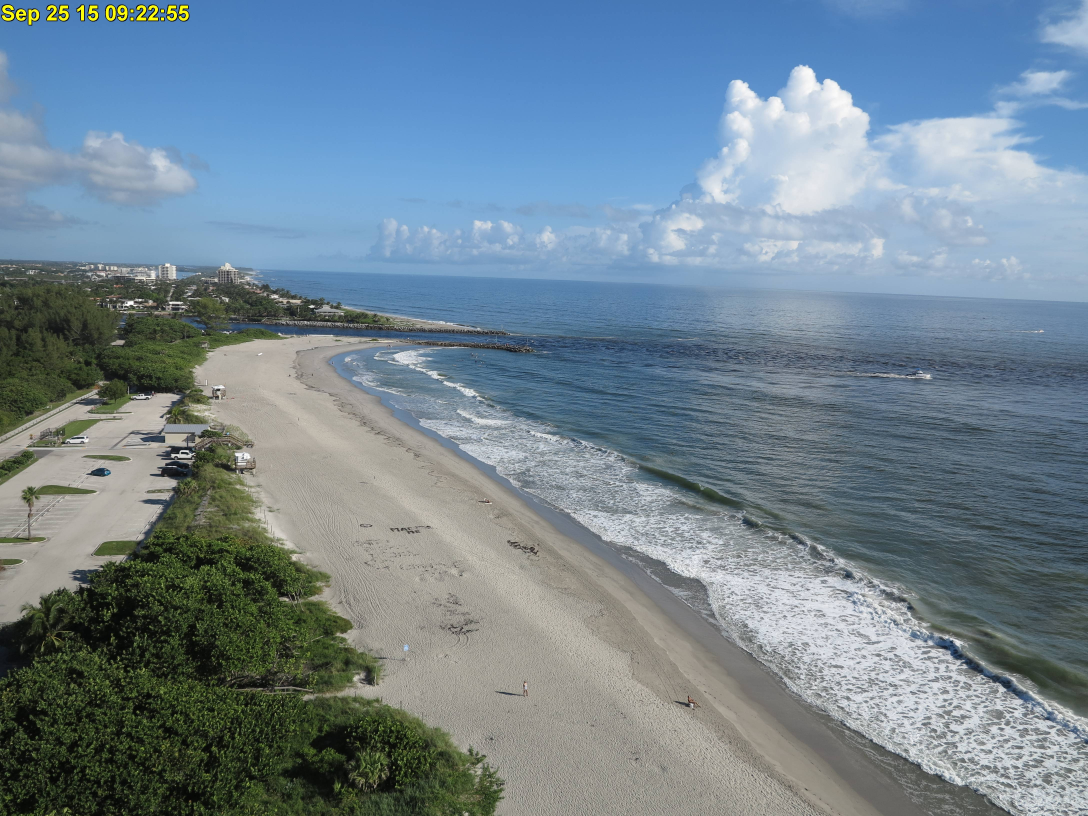
#> input picture yolo_dataset/images/train/s250922w_jpg.rf.s2JZ1VgWg2GKNiAE6BEL.jpg, 4352 x 3264 px, found by its file name (shown at 1/4 size)
$ jupyter execute --allow-errors Jup_Wateronly.ipynb   (shell and % lines are left out)
#> lines starting #> are read from the running program, lines starting #| are printed output that depends on the picture; after the words box and inside, x2 and y2 are one past the last pixel; in counts of white or black regions, pixels touching at a corner belong together
<a href="https://colab.research.google.com/github/AileenLavelle/PBC_Object_Detection/blob/main/Jup_Wateronly.ipynb" target="_parent"></a>

[cell 1]
import os
import json
import numpy as np
import cv2
import matplotlib.pyplot as plt

from sahi.predict import get_sliced_prediction
from sahi import AutoDetectionModel

[cell 2]
def create_polygon_mask_from_points(image_path, polygon_points):
    """
    Create mask from polygon points following the shoreline
    """
    img = cv2.imread(image_path)
#> img is the input picture: shape (3264, 4352, 3); mean B, G, R 145.7, 133, 114.2
    img_rgb = cv2.cvtColor(img, cv2.COLOR_BGR2RGB)

    # Create mask
    mask = np.zeros((img.shape[0], img.shape[1]), dtype=np.uint8)
    polygon = np.array(polygon_points, dtype=np.int32)
    cv2.fillPoly(mask, [polygon], 255)
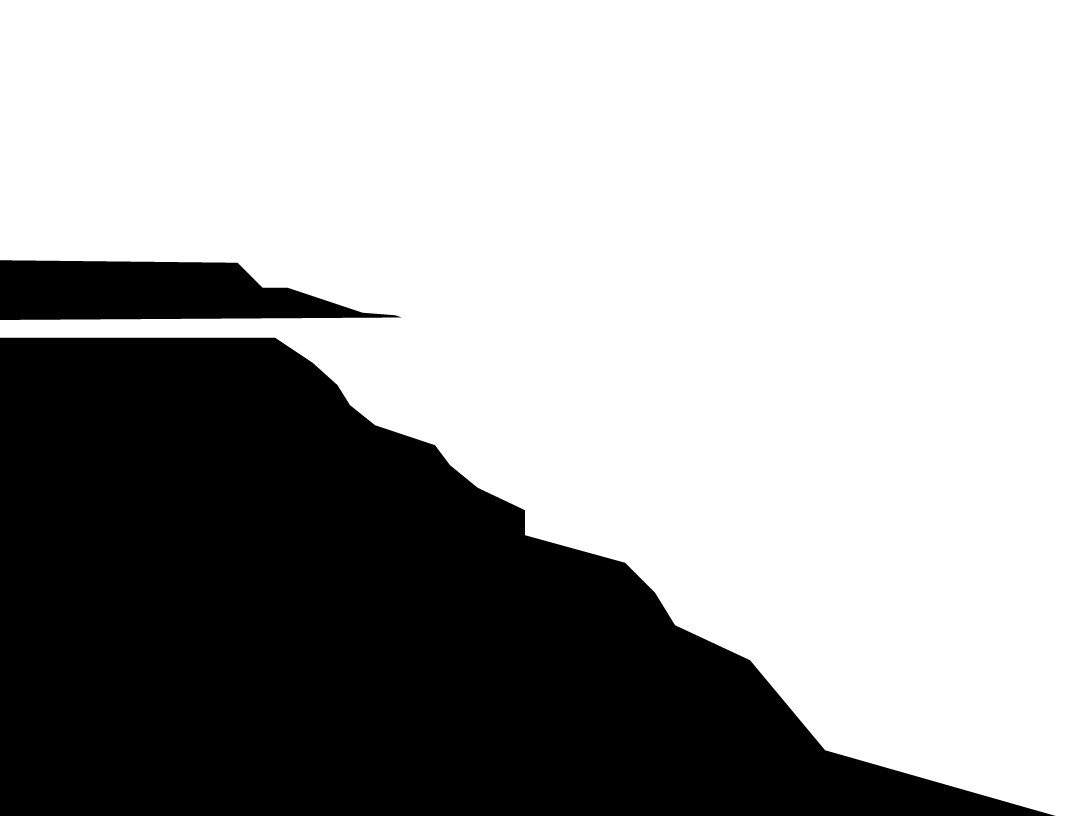
#> mask: shape (3264, 4352) (shown at 1/4 size); 64.9% white; 2 black regions, box (x1, y1, x2, y2) and area: (0, 1351, 4222, 3264) 4718166, (0, 1041, 1606, 1280) 272411

    # Get bounding box
    x, y, w, h = cv2.boundingRect(polygon)
    water_bbox = (x, y, w, h)

    # Visualize
    fig, axes = plt.subplots(1, 3, figsize=(18, 6))
    axes[0].imshow(img_rgb)
    axes[0].plot(polygon[:, 0], polygon[:, 1], 'magenta', linewidth=3, marker='o', markersize=4)
    axes[0].plot([polygon[-1, 0], polygon[0, 0]],
                 [polygon[-1, 1], polygon[0, 1]], 'magenta', linewidth=3)
    axes[0].fill(polygon[:, 0], polygon[:, 1], 'magenta', alpha=0.3)
    axes[0].set_title('Water Polygon - Inlet Only')
    axes[0].grid(True, alpha=0.3)

    axes[1].imshow(mask, cmap='gray')
    axes[1].set_title('Water Mask')

    masked = cv2.bitwise_and(img_rgb, img_rgb, mask=mask)
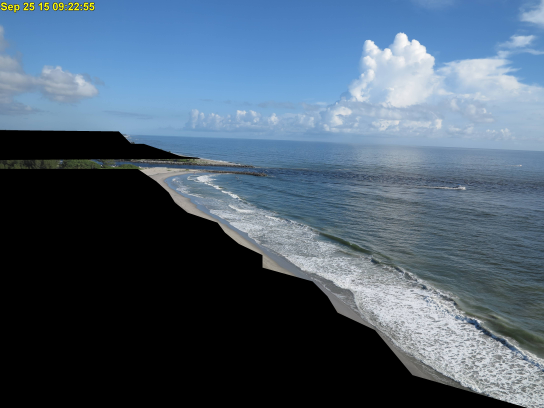
#> masked: shape (3264, 4352, 3) (shown at 1/8 size); mean R, G, B 75.5, 93.8, 111.6
    axes[2].imshow(masked)
    axes[2].set_title('Result - Water Only')
    plt.tight_layout()
    plt.show()
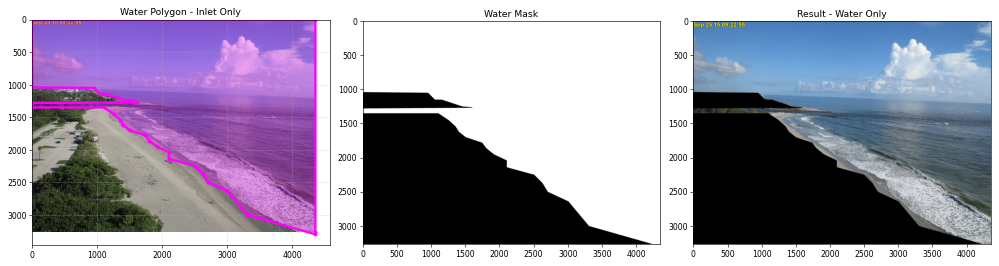
#> figure drawn by matplotlib, 3 panels

    print(f"Water region: {water_bbox}")
    print(f"Mask coverage: {np.sum(mask > 0) / mask.size * 100:.1f}% of image")
#| Mask coverage: 64.9% of image
    return mask, water_bbox

reference_image = "/content/Jupiter_Inlet/s250922w_jpg.rf.s2JZ1VgWg2GKNiAE6BEL.jpg"

# REFINED polygon - narrower left side to exclude land, keep inlet channel
water_polygon = [
    # Inlet mouth - narrower opening
    (0, 0),        # Top of inlet (moved right to exclude left land)
    (0, 1040),
    (950, 1050),
    (1050, 1150),
    (1100, 1150),
    (1150, 1150),
    (1300, 1200),
    (1450, 1250),
    (1580, 1260),
    (1610, 1270),
    (0, 1280),       # Narrow inlet channel
    (0, 1350),
    (1100, 1350),    # Where inlet widens
    (1250, 1450),
    (1350, 1540),
    (1400, 1620),
    (1500, 1700),    # Beach curve
    (1740, 1780),
    (1800, 1860),
    (1910, 1950),
    (2100, 2040),
    (2100, 2140),
    (2500, 2250),
    (2620, 2370),
    (2700, 2500),
    (3000, 2640),
    (3300, 3000),
    (4352, 3300),    # Bottom right
    (4352, 3264),
    (4352, 0),       # Top right corner
    (600, 0),        # Top edge (adjusted)
]

WATER_MASK, WATER_BBOX = create_polygon_mask_from_points(reference_image, water_polygon)

# Save the mask
np.save("/content/water_mask.npy", WATER_MASK)
np.save("/content/water_bbox.npy", WATER_BBOX)
np.save("/content/polygon_points.npy", np.array(water_polygon))
print("\n✓ Refined water polygon mask saved!")

import shapely.geometry as geom

poly = geom.Polygon(water_polygon)
print(poly.is_valid)

$ run again, with yolo_dataset/images/train/s241727k_jpg.rf.iScCKzvmzbLyO2iGTham.jpg copied over yolo_dataset/images/train/s250922w_jpg.rf.s2JZ1VgWg2GKNiAE6BEL.jpg
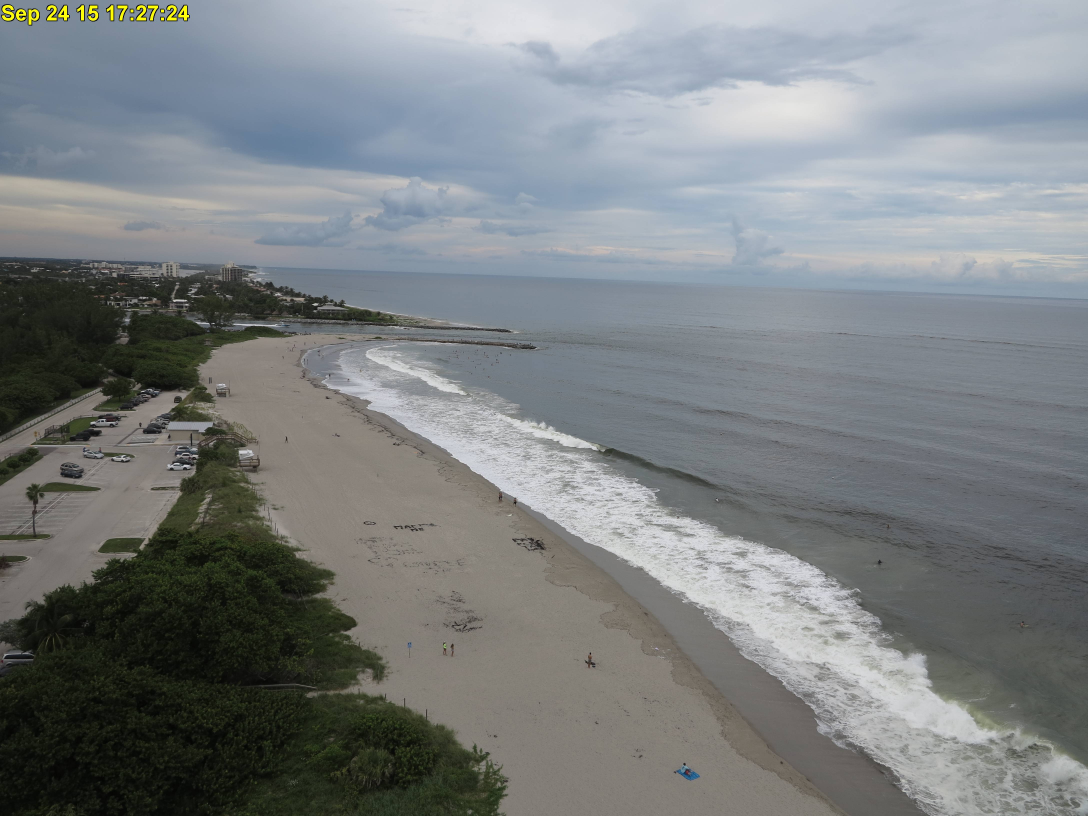
#> input picture yolo_dataset/images/train/s241727k_jpg.rf.iScCKzvmzbLyO2iGTham.jpg, 4352 x 3264 px, found by its file name (shown at 1/4 size)
#> in create_polygon_mask_from_points, img is the input picture: shape (3264, 4352, 3); mean B, G, R 130.2, 128.4, 124
#> mask: shape (3264, 4352); 64.9% white; 2 black regions, box (x1, y1, x2, y2) and area: (0, 1351, 4222, 3264) 4718166, (0, 1041, 1606, 1280) 272411
#> in create_polygon_mask_from_points, `masked = cv2.bitwise_and(img_rgb, img_rgb, mask=mask)`:
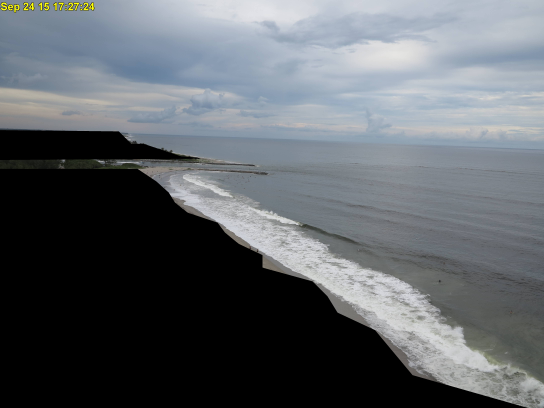
#> masked: shape (3264, 4352, 3) (shown at 1/8 size); mean R, G, B 94.4, 99.2, 104.1
#> in create_polygon_mask_from_points, `plt.show()`:
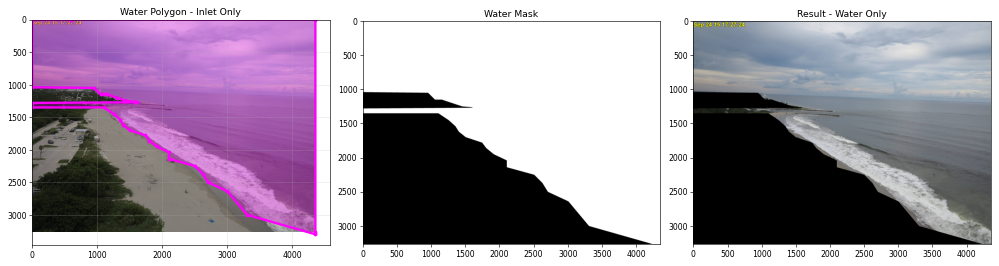
#> figure drawn by matplotlib, 3 panels
#| Mask coverage: 64.9% of image

$ run again, with yolo_dataset/images/train/s260718v_jpg.rf.aqzO6OgrJXy3S3CQXyZK.jpg copied over yolo_dataset/images/train/s250922w_jpg.rf.s2JZ1VgWg2GKNiAE6BEL.jpg
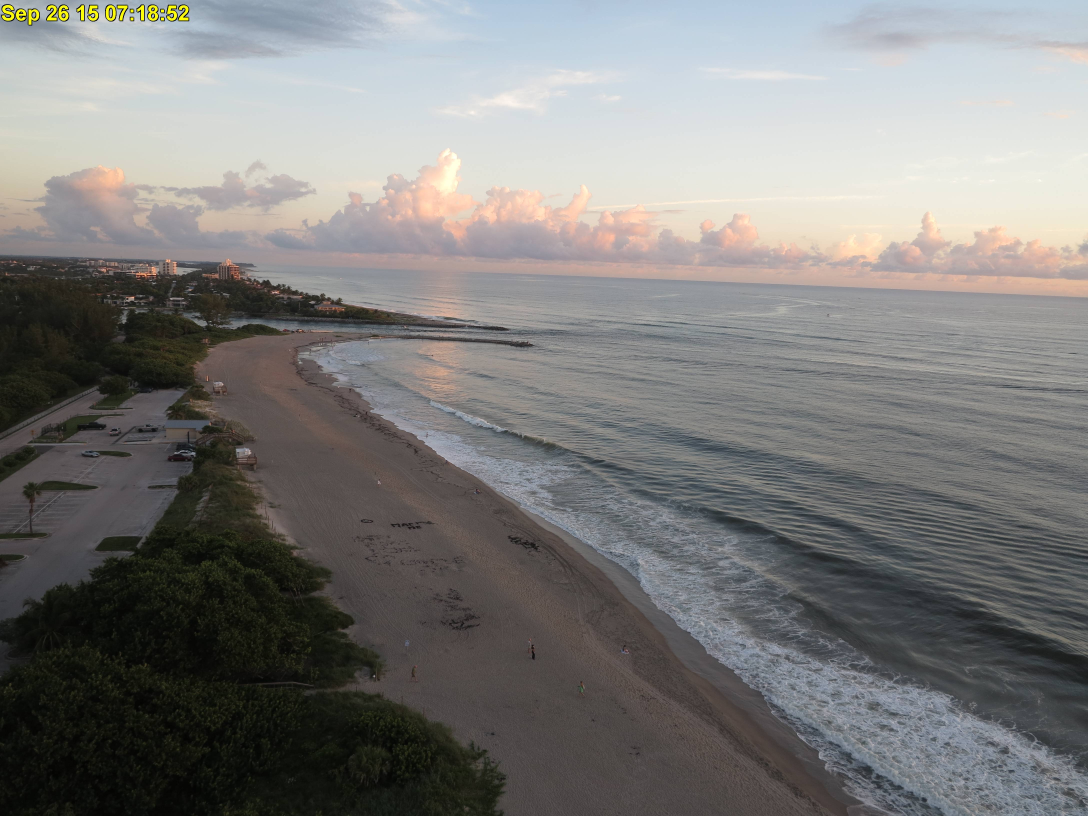
#> input picture yolo_dataset/images/train/s260718v_jpg.rf.aqzO6OgrJXy3S3CQXyZK.jpg, 4352 x 3264 px, found by its file name (shown at 1/4 size)
#> in create_polygon_mask_from_points, img is the input picture: shape (3264, 4352, 3); mean B, G, R 122.5, 124, 124.8
#> mask: shape (3264, 4352); 64.9% white; 2 black regions, box (x1, y1, x2, y2) and area: (0, 1351, 4222, 3264) 4718166, (0, 1041, 1606, 1280) 272411
#> in create_polygon_mask_from_points, `masked = cv2.bitwise_and(img_rgb, img_rgb, mask=mask)`:
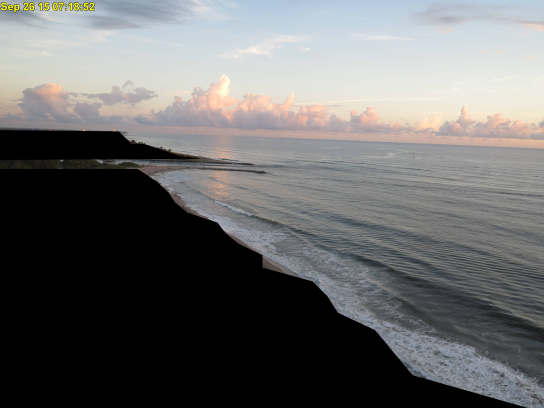
#> masked: shape (3264, 4352, 3) (shown at 1/8 size); mean R, G, B 104.8, 105.1, 105
#> in create_polygon_mask_from_points, `plt.show()`:
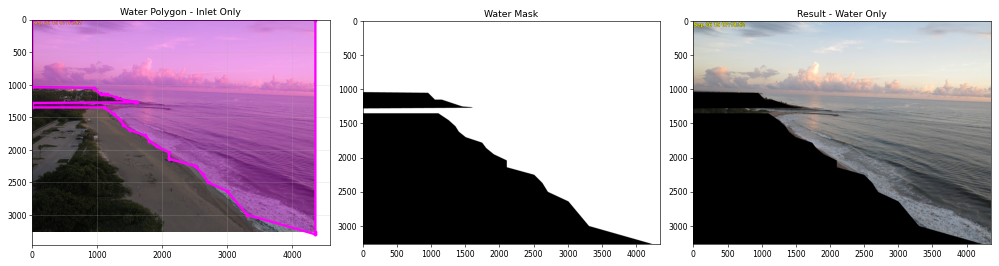
#> figure drawn by matplotlib, 3 panels
#| Mask coverage: 64.9% of image
